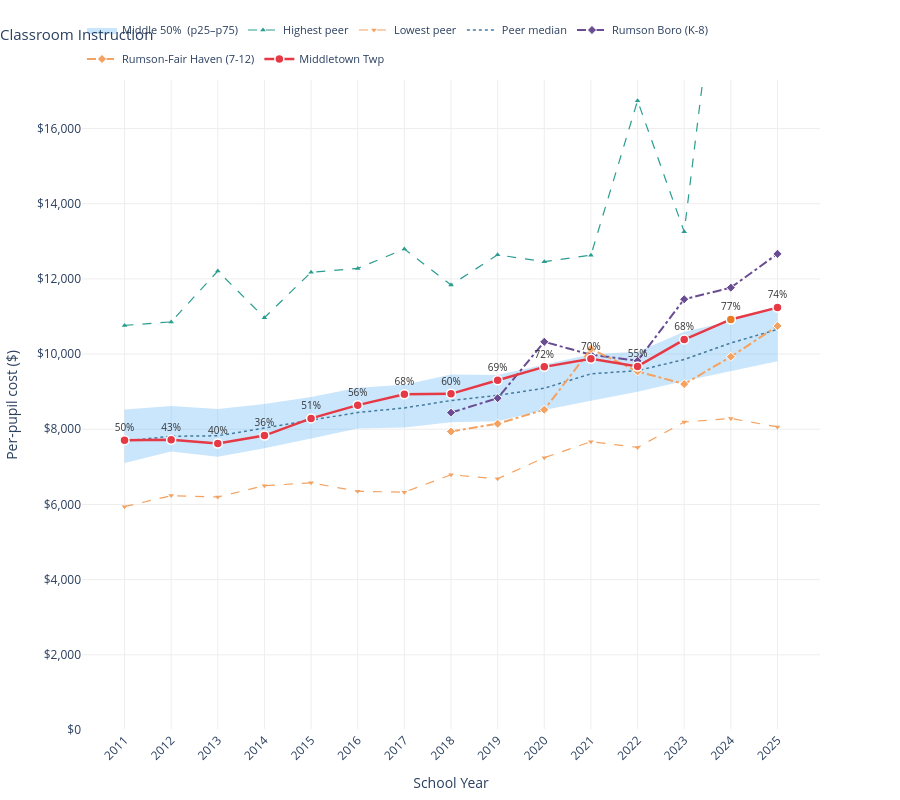

The notebook cell this image was saved under:
### Markdown cell above
---
## Classroom Spending

### Code cell
sigma_chart('Classroom Instruction', '$', 'Per-pupil cost ($)').show()

### Figure 1 — Plotly figure (JSON) as saved in the notebook; plotly's stock layout.template omitted (floating-point values rounded to 4 significant figures)
{"data": [{"hoverinfo": "skip", "line": {"width": 0}, "mode": "lines", "showlegend": false, "type": "scatter", "x": [2011, 2012, 2013, 2014, 2015, 2016, 2017, 2018, 2019, 2020, 2021, 2022, 2023, 2024, 2025], "y": [8528.0, 8616.0, 8542.0, 8674.0, 8857.0, 9104.0, 9183.0, 9456.0, 9446.0, 9725.0, 9998.0, 10060.0, 10590.0, 10870.0, 11290.0]}, {"fill": "tonexty", "fillcolor": "rgba(66,165,245,0.28)", "hoverinfo": "skip", "legendgroup": "bands", "line": {"width": 0}, "mode": "lines", "name": "Middle 50%  (p25–p75)", "showlegend": true, "type": "scatter", "x": [2011, 2012, 2013, 2014, 2015, 2016, 2017, 2018, 2019, 2020, 2021, 2022, 2023, 2024, 2025], "y": [7101.0, 7409.0, 7272.0, 7498.0, 7756.0, 8021.0, 8047.0, 8186.0, 8216.0, 8514.0, 8761.0, 8996.0, 9283.0, 9536.0, 9808.0]}, {"hovertemplate": "<b>%{x}</b><br>Highest: %{text}<extra>Highest peer</extra>", "line": {"color": "#2A9D8F", "dash": "dash", "width": 1.2}, "marker": {"color": "#2A9D8F", "size": 5, "symbol": "triangle-up"}, "mode": "lines+markers", "name": "Highest peer", "text": ["$10,762 — PLEASANTVILLE CITY", "$10,857 — ATLANTIC CITY", "$12,209 — PLEASANTVILLE CITY", "$10,970 — ATLANTIC CITY", "$12,178 — HACKENSACK CITY", "$12,280 — ATLANTIC CITY", "$12,793 — TEANECK TWP", "$11,840 — Teaneck Twp", "$12,640 — Teaneck Twp", "$12,458 — Teaneck Twp", "$12,631 — Teaneck Twp", "$16,741 — Plainfield City", "$13,253 — West Orange Town", "$23,365 — Perth Amboy City", "$23,622 — Perth Amboy City"], "type": "scatter", "x": [2011, 2012, 2013, 2014, 2015, 2016, 2017, 2018, 2019, 2020, 2021, 2022, 2023, 2024, 2025], "y": [10760.0, 10860.0, 12210.0, 10970.0, 12180.0, 12280.0, 12790.0, 11840.0, 12640.0, 12460.0, 12630.0, 16740.0, 13250.0, 23360.0, 23620.0]}, {"hovertemplate": "<b>%{x}</b><br>Lowest: %{text}<extra>Lowest peer</extra>", "line": {"color": "#F4A261", "dash": "dash", "width": 1.2}, "marker": {"color": "#F4A261", "size": 5, "symbol": "triangle-down"}, "mode": "lines+markers", "name": "Lowest peer", "text": ["$5,941 — HAMMONTON TOWN", "$6,235 — JACKSON TWP", "$6,198 — HAMMONTON TOWN", "$6,500 — MONROE TWP", "$6,575 — MONROE TWP", "$6,350 — HAMMONTON TOWN", "$6,328 — HAMMONTON TOWN", "$6,790 — Monroe Twp", "$6,684 — Monroe Twp", "$7,243 — Monroe Twp", "$7,670 — Monroe Twp", "$7,518 — Monroe Twp", "$8,193 — Trenton Public School District", "$8,289 — Monroe Twp", "$8,063 — Burlington Twp"], "type": "scatter", "x": [2011, 2012, 2013, 2014, 2015, 2016, 2017, 2018, 2019, 2020, 2021, 2022, 2023, 2024, 2025], "y": [5941.0, 6235.0, 6198.0, 6500.0, 6575.0, 6350.0, 6328.0, 6790.0, 6684.0, 7243.0, 7670.0, 7518.0, 8193.0, 8289.0, 8063.0]}, {"hovertemplate": "<b>%{x}</b><br>Peer median: %{text}<extra>Peer median</extra>", "line": {"color": "#457B9D", "dash": "dot", "width": 1.5}, "mode": "lines", "name": "Peer median", "text": ["$7,688", "$7,814", "$7,827", "$8,040", "$8,244", "$8,448", "$8,567", "$8,765", "$8,902", "$9,092", "$9,475", "$9,560", "$9,856", "$10,295", "$10,656"], "type": "scatter", "x": [2011, 2012, 2013, 2014, 2015, 2016, 2017, 2018, 2019, 2020, 2021, 2022, 2023, 2024, 2025], "y": [7688.0, 7814.0, 7827.0, 8040.0, 8244.0, 8448.0, 8567.0, 8765.0, 8902.0, 9092.0, 9475.0, 9560.0, 9856.0, 10300.0, 10660.0]}, {"hovertemplate": "<b>%{x}</b><br>Rumson Boro (K-8): %{text}<extra>Rumson Boro (K-8)</extra>", "line": {"color": "#6A4C93", "dash": "dashdot", "width": 2}, "marker": {"color": "#6A4C93", "line": {"color": "white", "width": 1}, "size": 7, "symbol": "diamond"}, "mode": "lines+markers", "name": "Rumson Boro (K-8)", "text": ["N/A", "N/A", "N/A", "N/A", "N/A", "N/A", "N/A", "$8,442", "$8,827", "$10,326", "$9,984", "$9,822", "$11,460", "$11,767", "$12,666"], "type": "scatter", "x": [2011, 2012, 2013, 2014, 2015, 2016, 2017, 2018, 2019, 2020, 2021, 2022, 2023, 2024, 2025], "y": [NaN, NaN, NaN, NaN, NaN, NaN, NaN, 8442.0, 8827.0, 10330.0, 9984.0, 9822.0, 11460.0, 11770.0, 12670.0]}, {"hovertemplate": "<b>%{x}</b><br>Rumson-Fair Haven (7-12): %{text}<extra>Rumson-Fair Haven (7-12)</extra>", "line": {"color": "#F4A261", "dash": "dashdot", "width": 2}, "marker": {"color": "#F4A261", "line": {"color": "white", "width": 1}, "size": 7, "symbol": "diamond"}, "mode": "lines+markers", "name": "Rumson-Fair Haven (7-12)", "text": ["N/A", "N/A", "N/A", "N/A", "N/A", "N/A", "N/A", "$7,940", "$8,148", "$8,521", "$10,136", "$9,539", "$9,203", "$9,929", "$10,749"], "type": "scatter", "x": [2011, 2012, 2013, 2014, 2015, 2016, 2017, 2018, 2019, 2020, 2021, 2022, 2023, 2024, 2025], "y": [NaN, NaN, NaN, NaN, NaN, NaN, NaN, 7940.0, 8148.0, 8521.0, 10140.0, 9539.0, 9203.0, 9929.0, 10750.0]}, {"customdata": ["$7,707<br>50th percentile  (within peer IQR)<br>vs 105 peer districts", "$7,719<br>43th percentile  (within peer IQR)<br>vs 105 peer districts", "$7,621<br>40th percentile  (within peer IQR)<br>vs 105 peer districts", "$7,833<br>36th percentile  (within peer IQR)<br>vs 102 peer districts", "$8,289<br>51th percentile  (within peer IQR)<br>vs 102 peer districts", "$8,642<br>56th percentile  (within peer IQR)<br>vs 102 peer districts", "$8,930<br>68th percentile  (within peer IQR)<br>vs 100 peer districts", "$8,943<br>60th percentile  (within peer IQR)<br>vs 97 peer districts", "$9,303<br>69th percentile  (within peer IQR)<br>vs 96 peer districts", "$9,660<br>72th percentile  (within peer IQR)<br>vs 93 peer districts", "$9,878<br>70th percentile  (within peer IQR)<br>vs 91 peer districts", "$9,672<br>55th percentile  (within peer IQR)<br>vs 91 peer districts", "$10,385<br>68th percentile  (within peer IQR)<br>vs 94 peer districts", "$10,921<br>77th percentile  (above peer IQR)<br>vs 95 peer districts", "$11,237<br>74th percentile  (within peer IQR)<br>vs 95 peer districts"], "hovertemplate": "<b>%{x}</b><br>Middletown: %{customdata}<extra>Middletown</extra>", "line": {"color": "#E63946", "width": 2.5}, "marker": {"color": ["#E63946", "#E63946", "#E63946", "#E63946", "#E63946", "#E63946", "#E63946", "#E63946", "#E63946", "#E63946", "#E63946", "#E63946", "#E63946", "#E97D23", "#E63946"], "line": {"color": "white", "width": 1.5}, "size": 9}, "mode": "lines+markers+text", "name": "Middletown Twp", "text": ["50%", "43%", "40%", "36%", "51%", "56%", "68%", "60%", "69%", "72%", "70%", "55%", "68%", "77%", "74%"], "textfont": {"color": "#333", "size": 10}, "textposition": "top center", "type": "scatter", "x": [2011, 2012, 2013, 2014, 2015, 2016, 2017, 2018, 2019, 2020, 2021, 2022, 2023, 2024, 2025], "y": [7707.0, 7719.0, 7621.0, 7833.0, 8289.0, 8642.0, 8930.0, 8943.0, 9303.0, 9660.0, 9878.0, 9672.0, 10380.0, 10920.0, 11240.0]}], "layout": {"height": 800, "hovermode": "x unified", "legend": {"font": {"size": 11}, "orientation": "h", "x": 0, "xanchor": "left", "y": 1.01, "yanchor": "bottom"}, "margin": {"b": 60, "l": 80, "r": 80, "t": 80}, "paper_bgcolor": "white", "plot_bgcolor": "white", "title": {"font": {"size": 15}, "text": "Classroom Instruction", "x": 0}, "xaxis": {"dtick": 1, "gridcolor": "#eee", "tickangle": -45, "title": {"text": "School Year"}}, "yaxis": {"gridcolor": "#eee", "range": [0, 17290.0], "tickformat": ",", "tickprefix": "$", "title": {"text": "Per-pupil cost ($)"}}}}
